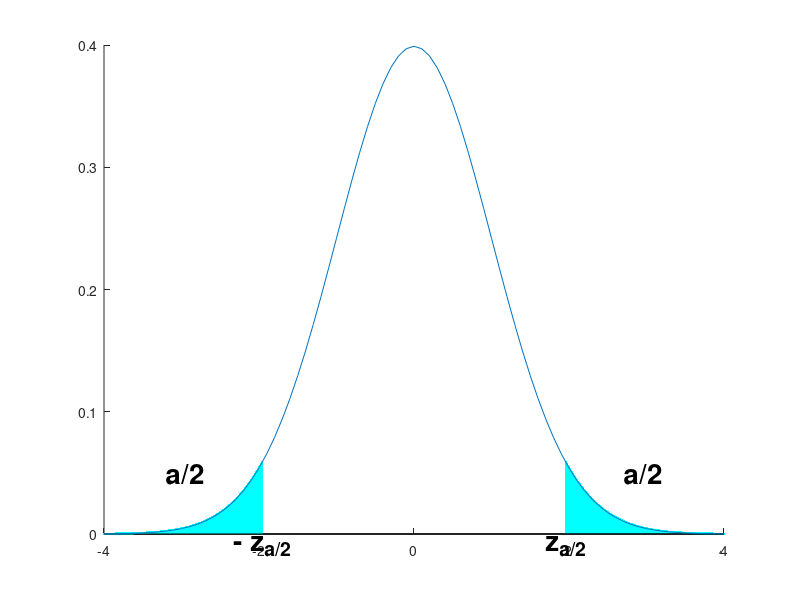

MATLAB code for this plot:
%%%   normpdf, normcdf: cumulative function, erf: area
close all;
x=-4:0.1:4;
Norm_dist=normpdf(x,0,1);
figure(1);hold on;
z=1.96;
% for pos=z:.01:x(end)
%     y_2=0:.0001:normpdf(pos,0,1);
%     a_2=ones(length(y_2))*pos;
%     plot(a_2,y_2,'c');
% end
h=stem(z:0.001:x(end),normpdf(z:0.001:x(end),0,1),'c');
set(h(1),'Marker','.');
h=stem(x(1):0.001:-z,normpdf(x(1):0.001:-z,0,1),'c');
set(h(1),'Marker','.')

text(z+1,normpdf(z,0,1),'a/2','Color','k','FontUnits','points','FontSize',20,'FontWeight','bold','HorizontalAlignment','center','VerticalAlignment','top');
text(-(z+1),normpdf(z,0,1),'a/2','Color','k','FontUnits','points','FontSize',20,'FontWeight','bold','HorizontalAlignment','center','VerticalAlignment','top');
text(z,0,'z_a_/_2','Color','k','FontUnits','points','FontSize',20,'FontWeight','bold','HorizontalAlignment','center','VerticalAlignment','top');
text(-z,0,'- z_a_/_2','Color','k','FontUnits','points','FontSize',20,'FontWeight','bold','HorizontalAlignment','center','VerticalAlignment','top');

plot(x,Norm_dist);hold off;
